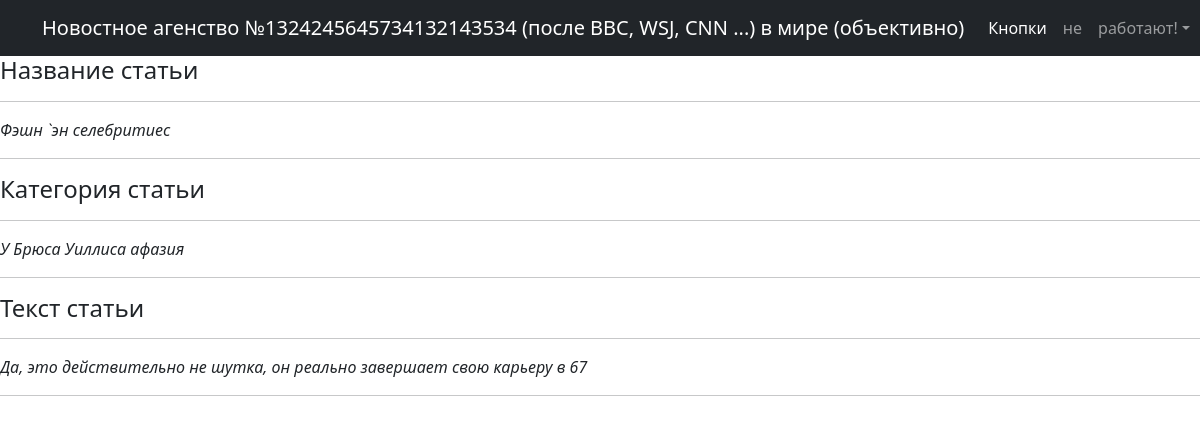
The page /news/2 on the database its author committed.
### table/models.py (models this page shows, shortened)
class Post(models.Model):
    author = models.CharField(max_length=32)
    title = models.CharField(max_length=32)
    category = models.CharField(max_length=32)
    text = models.TextField(default='Здесь ничего не написано')
    time = models.DateTimeField(auto_now_add=True)

### table/views.py (the view)
# urls.py: path('<int:pk>', PostDetail.as_view(), name='post_detail'),
class PostDetail(DetailView):
    model = Post
    template_name = 'event.html'
    context_object_name = 'post'

### table/templatetags/custom_filters.py (called while the page is built)
@register.filter()
def cursed_words(word):
    i = -1
    word_super = word.split(' ')
    for letter in word_super:
        i += 1
        if letter in trashtalk:
            word_super[i] = trashtalk[f'{letter}']
    return f'{" ".join(word_super)}'

### templates/event.html
{% extends 'flatpages/default.html' %}
{% load custom_filters %}
{% block content %}
<h4>Название статьи</h4>
<hr>
<i> {{ post.title }} </i>
<hr>
<h4>Категория статьи</h4>
<hr>
<i> {{ post.category }} </i>
<hr>
<h4>Текст статьи</h4>
<hr>
<i> {{ post.text | cursed_words }} </i>
<hr>
{% endblock content %}

### rows shown on the page
Post: title "Фэшн `эн селебритиес", category "У Брюса Уиллиса афазия", text|cursed_words "Да, это действительно не шутка, он реально завершает свою карьеру в 67"
